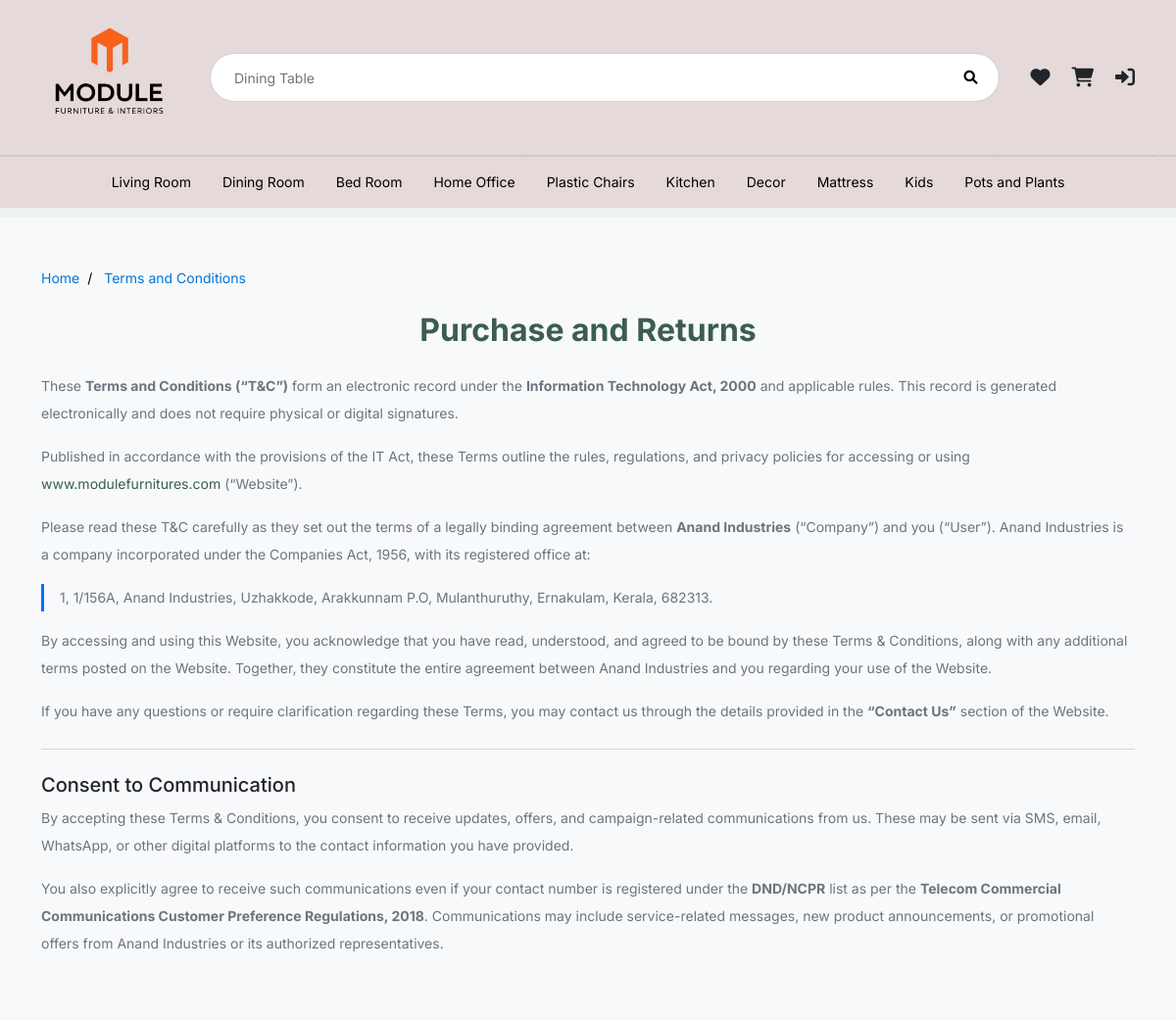
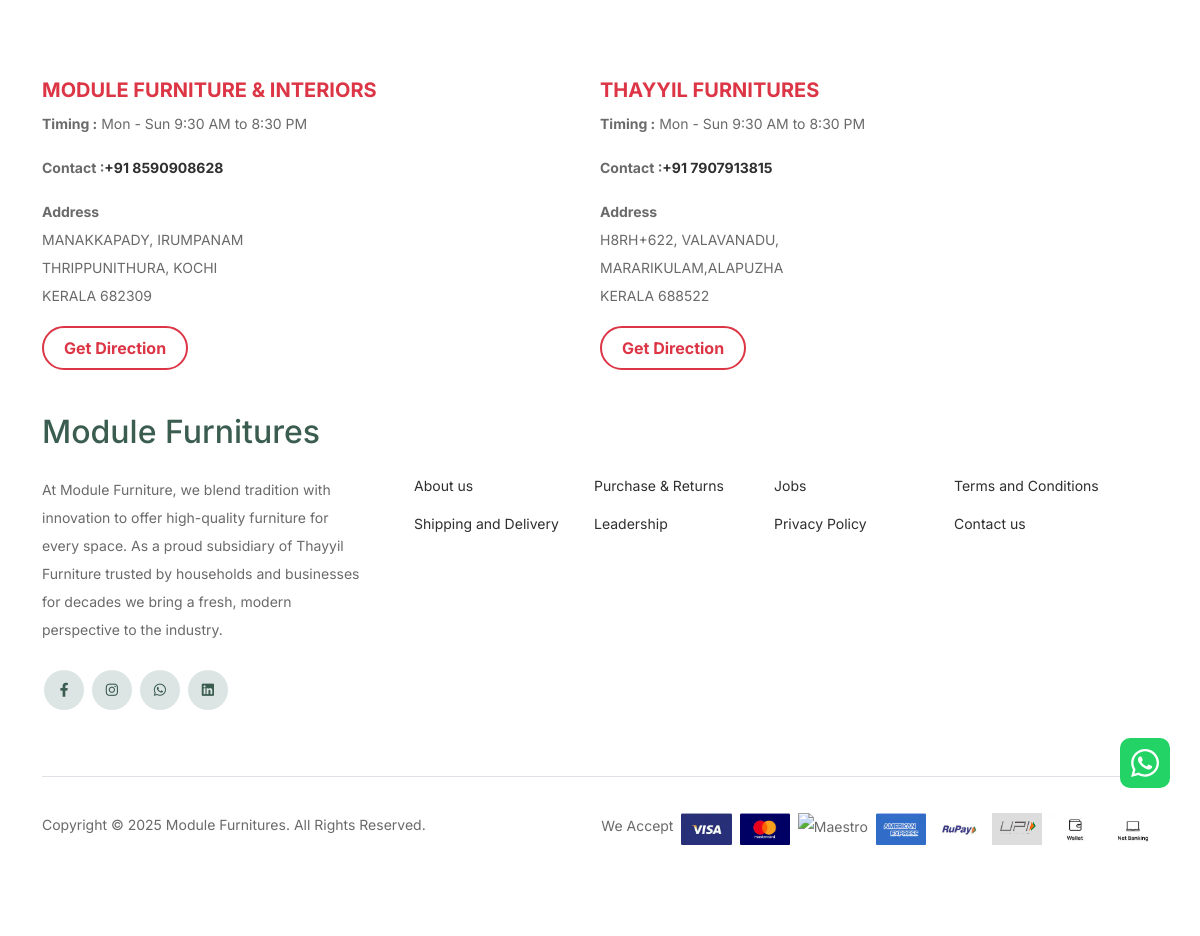
Screenshot of /termsandconditions with the database file from the repository (2 pictures, top to bottom).
### furni/models.py (models this page shows, shortened)
class Room(models.Model):
    name = models.CharField(max_length=200)
    slug = models.SlugField(default="", null=False, blank=True, unique=True)
    updated = models.DateTimeField(auto_now=True)
    created = models.DateTimeField(auto_now_add=True)

### furni/views.py (the view)
# urls.py: path('termsandconditions', views.terms_conditions, name = 'terms_conditions'),
def terms_conditions(request):
    return render(request, "furni/terms-conditions.html")

### furni/context_processors.py (called while the page is built)
def room_types(request):
    rooms = Room.objects.all()
    modified_time = now().isoformat()
    return {'rooms': rooms, 'modified_time':modified_time}

### furni/templates/furni/terms-conditions.html (shortened to what this page needs)
{% extends 'main.html' %}
{% block content %}
{% load static %}
<section class="py-5 bg-light" style="margin-top: 10px;">
  <div class="container">
    <div class="breadcrumbs">
  <ul class="breadcrumb">
  <li><a href="{% url 'home' %}">Home</a></li>
  <li><a href="{{request.path}}">Terms and Conditions</a></li>
</ul>
</div>
    <h2 class="mb-4 text-primary fw-bold text-center">Purchase and Returns</h2>
    <div class="text-muted">
      <p>
        These <strong>Terms and Conditions (“T&amp;C”)</strong> form an electronic record under the
        <strong>Information Technology Act, 2000</strong> and applicable rules. This record is generated electronically
        and does not require physical or digital signatures.
      </p>
      <p>
        Published in accordance with the provisions of the IT Act, these Terms outline the rules, regulations,
        and privacy policies for accessing or using
        <a href="https://www.modulefurnitures.com" class="text-decoration-none text-primary">www.modulefurnitures.com</a>
        (“Website”).
      </p>
      <p>
        Please read these T&amp;C carefully as they set out the terms of a legally binding agreement between
        <strong>Anand Industries</strong> (“Company”) and you (“User”).
        Anand Industries is a company incorporated under the Companies Act, 1956, with its registered office at:
      </p>
      <address class="ps-3 border-start border-3 border-primary">
        1, 1/156A, Anand Industries, Uzhakkode, Arakkunnam P.O,
        Mulanthuruthy, Ernakulam, Kerala, 682313.
      </address>
      <p>
        By accessing and using this Website, you acknowledge that you have read, understood, and agreed to be bound by these
        Terms &amp; Conditions, along with any additional terms posted on the Website.
        Together, they constitute the entire agreement between Anand Industries and you regarding your use of the Website.
      </p>
      <p>
        If you have any questions or require clarification regarding these Terms, you may contact us through the details provided
        in the <strong>“Contact Us”</strong> section of the Website.
      </p>
      <hr class="my-4">
      <h5 class="fw-semibold text-dark mt-4">Consent to Communication</h5>
      <p>
        By accepting these Terms &amp; Conditions, you consent to receive updates, offers, and campaign-related
        communications from us. These may be sent via SMS, email, WhatsApp, or other digital platforms to the contact
        information you have provided.
      </p>
      <p>
        You also explicitly agree to receive such communications even if your contact number is registered under
        the <strong>DND/NCPR</strong> list as per the <strong>Telecom Commercial Communications Customer Preference
        Regulations, 2018</strong>. Communications may include service-related messages, new product announcements,
        or promotional offers from Anand Industries or its authorized representatives.
      </p>
    </div>
  </div>
</section>
{% endblock %}

### templates/navbar.html (shortened to what this page needs)
{% load static %}
{% load humanize %}
{% load mathfilters %}
<nav class="navbar navbar-expand-md navbar-dark py-1" style="background-color: #E5D9D9;">
  <div class="container">
    <a class="navbar-brand" href="{% url 'home' %}">
    <picture>
      <source media="(max-width:764px)" srcset="{% static 'images/mini-logo.png' %}">
      <img src="{% static 'images/module-logo.png' %}" alt="Logo" class="module-logo">
      </picture>
          </a>
    <div class="d-flex flex-column flex-md-row align-items-md-center w-100 py-1 desktop-navbar-links">
      <div class="flex-grow-1 my-2 my-md-0 px-md-3">
          <div class="position-relative">
            <form action="{% url 'search' %}" method="get">
            <input id="product-search-input" name="search_word" type="text" class="form-control rounded-pill ps-4 pe-5" placeholder="Dining Table" required value="{{search_word}}">
            <span class="position-absolute top-50 end-0 translate-middle-y me-3 text-muted">
              <button type="submit" style="border: none; background-color: transparent;">
              <i class="fas fa-search"></i>
              </button>
            </span>
            </form>
          </div>
        </div>
        <div class="d-flex align-items-center gap-3 ms-md-3 my-2 my-md-0 py-1">
  <a class="fa fa-heart fs-5 text-dark" href="{% url 'wishlist' %}" style="text-decoration: none;"></a>
  <button class="fa fa-shopping-cart fs-5 text-dark"
            type="button" data-bs-toggle="offcanvas" data-bs-target="#cartOffcanvas" style="background-color: transparent; border: none;">
    </button>
  {% if user.is_authenticated %}
  <div class="dropdown">
    <a class="fa fa-user-alt fs-5 text-dark dropdown-toggle" href="#" id="profileDropdown" role="button" data-bs-toggle="dropdown" aria-expanded="false" style="text-decoration: none;"></a>
    <ul class="dropdown-menu dropdown-menu-end" aria-labelledby="profileDropdown">
      <li><h6 class="dropdown-header">{{ user.first_name }}</h6></li>
      <li><a class="dropdown-item" href="{% url 'profile' %}">
        <i class="fa-solid fa-user me-2"></i> Profile
      </a></li>
      <li><a class="dropdown-item" href="{% url 'orders' %}">
        <i class="fa-solid fa-truck me-2"></i> Orders
      </a></li>
      <li><a class="dropdown-item" href="{% url 'logoutpage' %}">
        <i class="fas fa-sign-out-alt me-2"></i> Log out
      </a></li>
    </ul>
  </div>
  {% else %}
  <a class="fa fa-sign-in-alt fs-5 text-dark" href="{% url 'profile' %}" style="text-decoration: none;"></a>
  {% endif %}
</div>
    </div>
  </div>
</nav>
<hr style="border: none; border-top: 2px dashed #555; margin: 0px 0;">
<div class="d-none d-md-block py-1" style="background-color: #E5D9D9;">
  <div class="container">
    <div class="room-nav-wrapper position-relative">
      <ul class="nav nav-pills justify-content-center room-nav" id="room-nav">
  {% for room in rooms %}
    <li class="nav-item position-static">
      <a data-room="{{ room.slug }}" class="nav-link {% if request.resolver_match.kwargs.room_type|default:0 == room.slug %}active{% endif %}"
         href="{% url 'rooms' room_type=room.slug %}">
        {{ room.name }}
      </a>
    </li>
  {% endfor %}
</ul>
    </div>
  </div>
</div>

### static/css/style.css (style rules this page uses)
body { overflow-x: hidden; position: relative; }
body { font-family: "Inter", sans-serif; font-weight: 400; line-height: 28px; color: #6a6a6a; font-size: 14px; background-color: #eff2f1; }
a { text-decoration: none; -webkit-transition: .3s all ease; -o-transition: .3s all ease; transition: .3s all ease; color: #2f2f2f; text-decoration: underline; }
.form-control { height: 50px; border-radius: 10px; font-family: "Inter", sans-serif; }
.text-primary { color: #3b5d50 !important; }

### templates/navbar.html (style rules this page uses)
ul.breadcrumb { margin-bottom: 20px; list-style: none; background-color: transparent; }
ul.breadcrumb li { display: inline; font-size: px; }
ul.breadcrumb li+li:before { padding: 8px; color: black; content: "/\00a0"; }
ul.breadcrumb li a { color: #0275d8; text-decoration: none; }
.module-logo { height: 140px; width: 140px; }
a.nav-link { color: black; text-decoration: none; }
.room-nav-wrapper { position: relative; }
.nav-item { position: static; }
.nav-item { position: relative; }

### rows the page displays
Room: name "Living Room"
Room: name "Dining Room"
Room: name "Bed Room"
Room: name "Home Office"
Room: name "Plastic Chairs"
Room: name "Kitchen"
Room: name "Decor"
Room: name "Mattress"
Room: name "Kids"
Room: name "Pots and Plants"
